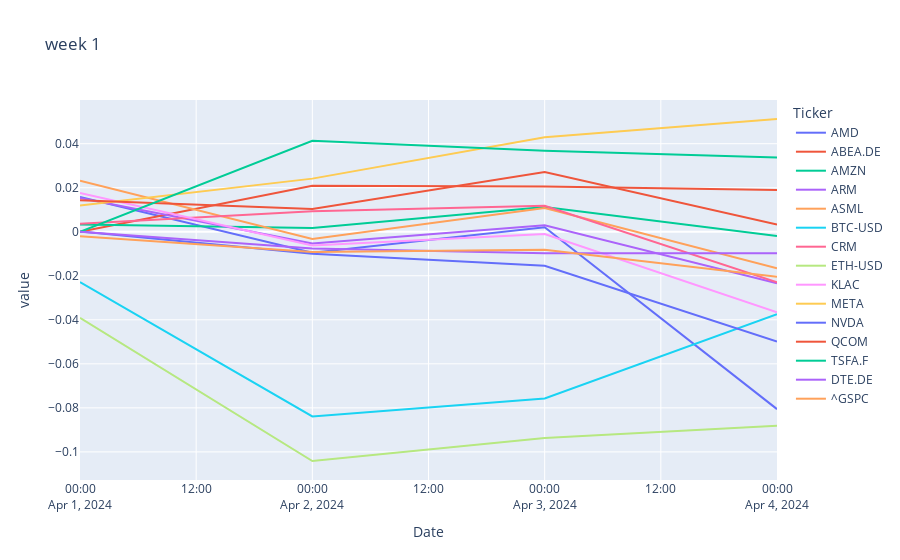
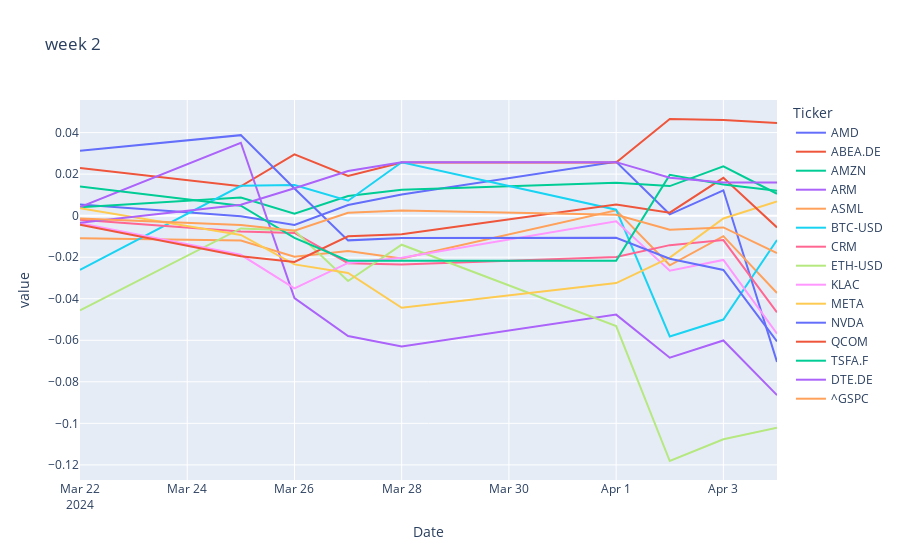
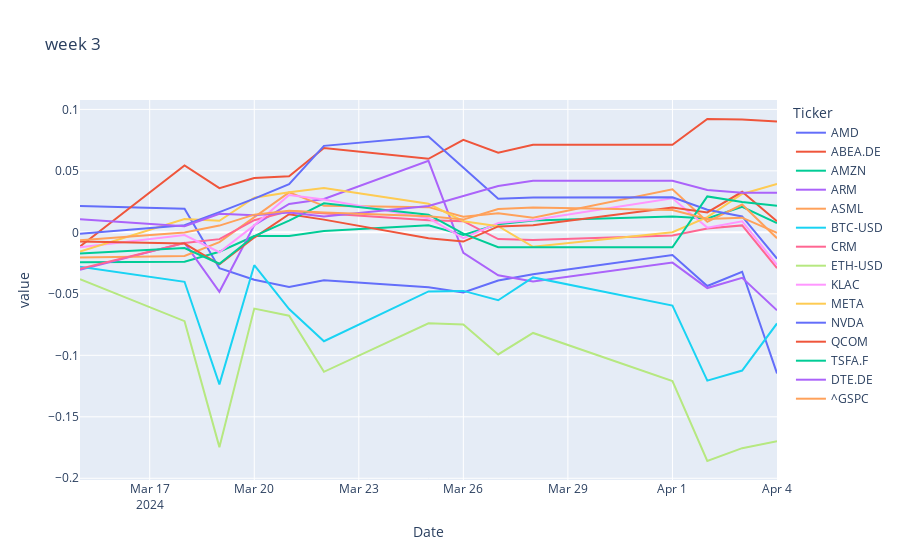
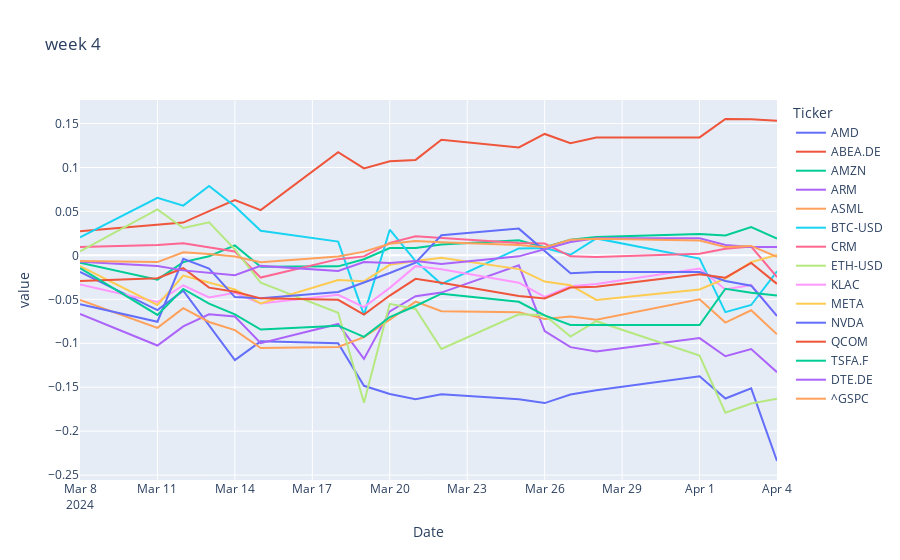

The notebook cell saved with these charts, in order:
### Code cell
import plotly.graph_objects as go
import plotly.express as px
from datetime import datetime, timedelta

for i in range(1, 5):
    # Calculate the date i weeks ago
    three_months_ago = datetime.today() - timedelta(days=i*7)
    # Convert the date to a string in the desired format
    date_string = three_months_ago.strftime("%Y-%m-%d")
    tmp = df[df.index >= date_string].copy()

    for symbol in symbols:
        tmp["Cum Adj Daily Return", symbol] = tmp["Adj Daily Return", symbol].cumsum()

    # Create a scatter plot
    fig = px.line(tmp['Cum Adj Daily Return'], title=f"week {i}")
    # Show the plot
    fig.show()
